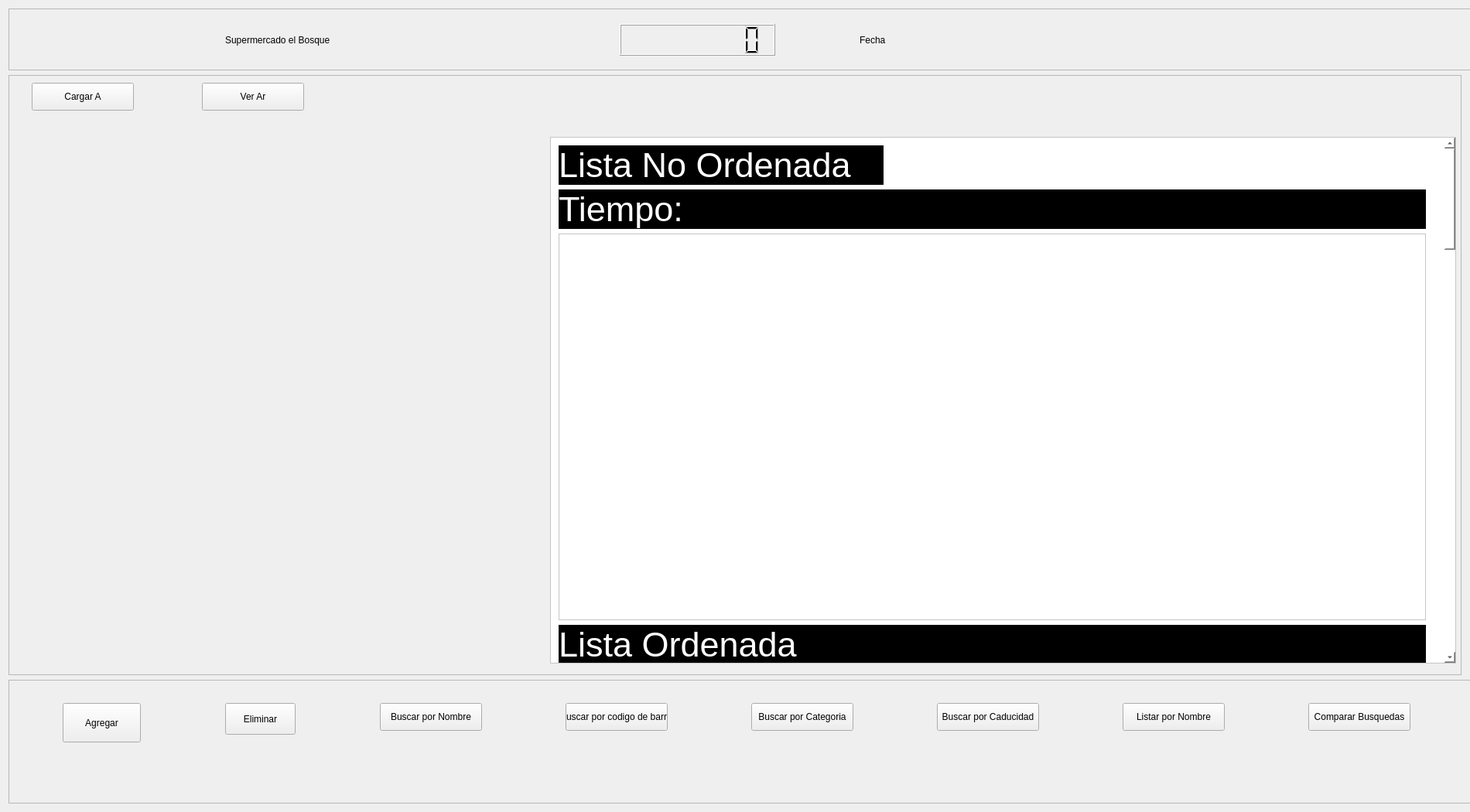
<?xml version="1.0" encoding="UTF-8"?>
<ui version="4.0">
 <class>PantallaSistema</class>
 <widget class="QWidget" name="PantallaSistema">
  <property name="geometry">
   <rect>
    <x>0</x>
    <y>0</y>
    <width>1900</width>
    <height>1050</height>
   </rect>
  </property>
  <property name="minimumSize">
   <size>
    <width>1900</width>
    <height>1010</height>
   </size>
  </property>
  <property name="maximumSize">
   <size>
    <width>16777215</width>
    <height>16777215</height>
   </size>
  </property>
  <property name="windowTitle">
   <string notr="true">Supermercado el Bosque</string>
  </property>
  <property name="styleSheet">
   <string notr="true"/>
  </property>
  <layout class="QVBoxLayout" name="verticalLayout">
   <item>
    <widget class="QFrame" name="header">
     <property name="minimumSize">
      <size>
       <width>1920</width>
       <height>80</height>
      </size>
     </property>
     <property name="maximumSize">
      <size>
       <width>1920</width>
       <height>80</height>
      </size>
     </property>
     <property name="frameShape">
      <enum>QFrame::Shape::StyledPanel</enum>
     </property>
     <property name="frameShadow">
      <enum>QFrame::Shadow::Raised</enum>
     </property>
     <widget class="QLabel" name="tituloHeader">
      <property name="geometry">
       <rect>
        <x>280</x>
        <y>20</y>
        <width>491</width>
        <height>41</height>
       </rect>
      </property>
      <property name="text">
       <string>Supermercado el Bosque</string>
      </property>
     </widget>
     <widget class="QLCDNumber" name="lcdNumber">
      <property name="geometry">
       <rect>
        <x>790</x>
        <y>20</y>
        <width>201</width>
        <height>41</height>
       </rect>
      </property>
      <property name="digitCount">
       <number>8</number>
      </property>
      <property name="mode">
       <enum>QLCDNumber::Mode::Bin</enum>
      </property>
     </widget>
     <widget class="QLabel" name="lblFecha">
      <property name="geometry">
       <rect>
        <x>1100</x>
        <y>20</y>
        <width>421</width>
        <height>41</height>
       </rect>
      </property>
      <property name="text">
       <string>Fecha</string>
      </property>
     </widget>
    </widget>
   </item>
   <item>
    <widget class="QFrame" name="panelContenido">
     <property name="frameShape">
      <enum>QFrame::Shape::StyledPanel</enum>
     </property>
     <property name="frameShadow">
      <enum>QFrame::Shadow::Raised</enum>
     </property>
     <widget class="QPushButton" name="btnCargarArchivo">
      <property name="geometry">
       <rect>
        <x>30</x>
        <y>10</y>
        <width>132</width>
        <height>36</height>
       </rect>
      </property>
      <property name="text">
       <string>Cargar A</string>
      </property>
     </widget>
     <widget class="QPushButton" name="btnVerArbol">
      <property name="geometry">
       <rect>
        <x>250</x>
        <y>10</y>
        <width>132</width>
        <height>36</height>
       </rect>
      </property>
      <property name="text">
       <string>Ver Ar</string>
      </property>
     </widget>
     <widget class="QScrollArea" name="scrollArea">
      <property name="geometry">
       <rect>
        <x>700</x>
        <y>80</y>
        <width>1171</width>
        <height>681</height>
       </rect>
      </property>
      <property name="styleSheet">
       <string notr="true">background-color:white;</string>
      </property>
      <property name="verticalScrollBarPolicy">
       <enum>Qt::ScrollBarPolicy::ScrollBarAlwaysOn</enum>
      </property>
      <property name="widgetResizable">
       <bool>true</bool>
      </property>
      <widget class="QWidget" name="scrollAreaWidgetContents">
       <property name="geometry">
        <rect>
         <x>0</x>
         <y>-2671</y>
         <width>1155</width>
         <height>3350</height>
        </rect>
       </property>
       <property name="sizePolicy">
        <sizepolicy hsizetype="Expanding" vsizetype="Preferred">
         <horstretch>0</horstretch>
         <verstretch>0</verstretch>
        </sizepolicy>
       </property>
       <property name="minimumSize">
        <size>
         <width>0</width>
         <height>3350</height>
        </size>
       </property>
       <widget class="QWidget" name="layoutWidget">
        <property name="geometry">
         <rect>
          <x>10</x>
          <y>10</y>
          <width>1121</width>
          <height>3196</height>
         </rect>
        </property>
        <layout class="QVBoxLayout" name="verticalLayout_2">
         <item>
          <widget class="QLabel" name="label">
           <property name="minimumSize">
            <size>
             <width>320</width>
             <height>0</height>
            </size>
           </property>
           <property name="maximumSize">
            <size>
             <width>420</width>
             <height>16777215</height>
            </size>
           </property>
           <property name="styleSheet">
            <string notr="true">Background-color:black;
color:white;
font-size: 45px;</string>
           </property>
           <property name="text">
            <string>Lista No Ordenada</string>
           </property>
          </widget>
         </item>
         <item>
          <widget class="QLabel" name="lblTiempoUL">
           <property name="styleSheet">
            <string notr="true">Background-color:black;
color:white;
font-size: 45px;</string>
           </property>
           <property name="text">
            <string>Tiempo:</string>
           </property>
          </widget>
         </item>
         <item>
          <widget class="CustomGraphics" name="gvListaEnlazadaNoOrdenada">
           <property name="sizePolicy">
            <sizepolicy hsizetype="Expanding" vsizetype="Fixed">
             <horstretch>0</horstretch>
             <verstretch>0</verstretch>
            </sizepolicy>
           </property>
           <property name="minimumSize">
            <size>
             <width>0</width>
             <height>500</height>
            </size>
           </property>
          </widget>
         </item>
         <item>
          <widget class="QLabel" name="label_2">
           <property name="styleSheet">
            <string notr="true">Background-color:black;
color:white;
font-size: 45px;</string>
           </property>
           <property name="text">
            <string>Lista Ordenada</string>
           </property>
          </widget>
         </item>
         <item>
          <widget class="QLabel" name="lblTiempoOL">
           <property name="styleSheet">
            <string notr="true">Background-color:black;
color:white;
font-size: 45px;</string>
           </property>
           <property name="text">
            <string>Tiempo:</string>
           </property>
          </widget>
         </item>
         <item>
          <widget class="CustomGraphics" name="gvListaEnlazadaOrdenada">
           <property name="sizePolicy">
            <sizepolicy hsizetype="Expanding" vsizetype="Fixed">
             <horstretch>0</horstretch>
             <verstretch>0</verstretch>
            </sizepolicy>
           </property>
           <property name="minimumSize">
            <size>
             <width>0</width>
             <height>500</height>
            </size>
           </property>
          </widget>
         </item>
         <item>
          <widget class="QLabel" name="label_3">
           <property name="styleSheet">
            <string notr="true">Background-color:black;
color:white;
font-size: 45px;</string>
           </property>
           <property name="text">
            <string>Arbol B</string>
           </property>
          </widget>
         </item>
         <item>
          <widget class="QLabel" name="lblTiempoB">
           <property name="styleSheet">
            <string notr="true">Background-color:black;
color:white;
font-size: 45px;</string>
           </property>
           <property name="text">
            <string>Tiempo:</string>
           </property>
          </widget>
         </item>
         <item>
          <widget class="CustomGraphics" name="gvArbolB">
           <property name="sizePolicy">
            <sizepolicy hsizetype="Expanding" vsizetype="Fixed">
             <horstretch>0</horstretch>
             <verstretch>0</verstretch>
            </sizepolicy>
           </property>
           <property name="minimumSize">
            <size>
             <width>0</width>
             <height>500</height>
            </size>
           </property>
          </widget>
         </item>
         <item>
          <widget class="QLabel" name="label_4">
           <property name="styleSheet">
            <string notr="true">Background-color:black;
color:white;
font-size: 45px;</string>
           </property>
           <property name="text">
            <string>Arbol B+</string>
           </property>
          </widget>
         </item>
         <item>
          <widget class="QLabel" name="lblTiempoBPlus">
           <property name="styleSheet">
            <string notr="true">Background-color:black;
color:white;
font-size: 45px;</string>
           </property>
           <property name="text">
            <string>Tiempo:</string>
           </property>
          </widget>
         </item>
         <item>
          <widget class="CustomGraphics" name="gvArbolBPlus">
           <property name="sizePolicy">
            <sizepolicy hsizetype="Expanding" vsizetype="Fixed">
             <horstretch>0</horstretch>
             <verstretch>0</verstretch>
            </sizepolicy>
           </property>
           <property name="minimumSize">
            <size>
             <width>0</width>
             <height>500</height>
            </size>
           </property>
          </widget>
         </item>
         <item>
          <widget class="QLabel" name="label_5">
           <property name="styleSheet">
            <string notr="true">Background-color:black;
color:white;
font-size: 45px;</string>
           </property>
           <property name="text">
            <string>Arbol AVL</string>
           </property>
          </widget>
         </item>
         <item>
          <widget class="QLabel" name="lblTiempoAVL">
           <property name="styleSheet">
            <string notr="true">Background-color:black;
color:white;
font-size: 45px;</string>
           </property>
           <property name="text">
            <string>Tiempo:</string>
           </property>
          </widget>
         </item>
         <item>
          <widget class="CustomGraphics" name="gvArbolAVL">
           <property name="minimumSize">
            <size>
             <width>0</width>
             <height>500</height>
            </size>
           </property>
          </widget>
         </item>
        </layout>
       </widget>
      </widget>
     </widget>
     <widget class="QStackedWidget" name="stackedWidget">
      <property name="geometry">
       <rect>
        <x>19</x>
        <y>79</y>
        <width>651</width>
        <height>671</height>
       </rect>
      </property>
      <property name="minimumSize">
       <size>
        <width>651</width>
        <height>671</height>
       </size>
      </property>
      <property name="maximumSize">
       <size>
        <width>651</width>
        <height>671</height>
       </size>
      </property>
      <property name="currentIndex">
       <number>-1</number>
      </property>
     </widget>
    </widget>
   </item>
   <item>
    <widget class="QFrame" name="panelAcciones">
     <property name="minimumSize">
      <size>
       <width>1920</width>
       <height>160</height>
      </size>
     </property>
     <property name="maximumSize">
      <size>
       <width>16777215</width>
       <height>160</height>
      </size>
     </property>
     <property name="frameShape">
      <enum>QFrame::Shape::StyledPanel</enum>
     </property>
     <property name="frameShadow">
      <enum>QFrame::Shadow::Raised</enum>
     </property>
     <widget class="QPushButton" name="btnAgregar">
      <property name="geometry">
       <rect>
        <x>70</x>
        <y>30</y>
        <width>101</width>
        <height>51</height>
       </rect>
      </property>
      <property name="text">
       <string>Agregar</string>
      </property>
     </widget>
     <widget class="QPushButton" name="btnEliminar">
      <property name="geometry">
       <rect>
        <x>280</x>
        <y>30</y>
        <width>91</width>
        <height>41</height>
       </rect>
      </property>
      <property name="text">
       <string>Eliminar</string>
      </property>
     </widget>
     <widget class="QPushButton" name="btnBuscarPorNombre">
      <property name="geometry">
       <rect>
        <x>480</x>
        <y>30</y>
        <width>132</width>
        <height>36</height>
       </rect>
      </property>
      <property name="text">
       <string>Buscar por Nombre</string>
      </property>
     </widget>
     <widget class="QPushButton" name="btnBuscarPorCodigo">
      <property name="geometry">
       <rect>
        <x>720</x>
        <y>30</y>
        <width>132</width>
        <height>36</height>
       </rect>
      </property>
      <property name="text">
       <string>buscar por codigo de barra</string>
      </property>
     </widget>
     <widget class="QPushButton" name="btnBuscarPorCategoria">
      <property name="geometry">
       <rect>
        <x>960</x>
        <y>30</y>
        <width>132</width>
        <height>36</height>
       </rect>
      </property>
      <property name="text">
       <string>Buscar por Categoria</string>
      </property>
     </widget>
     <widget class="QPushButton" name="btnBuscarPorCaducidad">
      <property name="geometry">
       <rect>
        <x>1200</x>
        <y>30</y>
        <width>132</width>
        <height>36</height>
       </rect>
      </property>
      <property name="text">
       <string>Buscar por Caducidad</string>
      </property>
     </widget>
     <widget class="QPushButton" name="btnListarPorNombre">
      <property name="geometry">
       <rect>
        <x>1440</x>
        <y>30</y>
        <width>132</width>
        <height>36</height>
       </rect>
      </property>
      <property name="text">
       <string>Listar por Nombre</string>
      </property>
     </widget>
     <widget class="QPushButton" name="btnCompararBusquedas">
      <property name="geometry">
       <rect>
        <x>1680</x>
        <y>30</y>
        <width>132</width>
        <height>36</height>
       </rect>
      </property>
      <property name="text">
       <string>Comparar Busquedas</string>
      </property>
     </widget>
    </widget>
   </item>
  </layout>
 </widget>
 <customwidgets>
  <customwidget>
   <class>CustomGraphics</class>
   <extends>QGraphicsView</extends>
   <header location="global">customgraphics.h</header>
  </customwidget>
 </customwidgets>
 <resources/>
 <connections/>
</ui>
